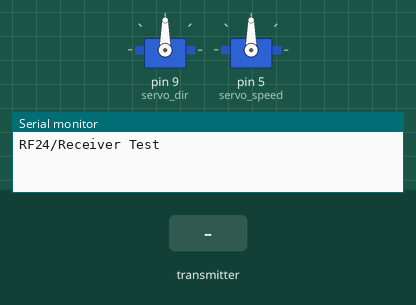
Recording of a sketch running on a simulated Arduino Uno, built with avr-gcc and run on an emulated ATmega328P. Shown: 2 × servo, the last lines printed to the serial monitor. The test bench sets the inputs (shaded band). No radio packets arrive unless stated.

Above: at 3.2 s.
3.3 s: the transmitter starts sending dir = 64
At 4.4 s:
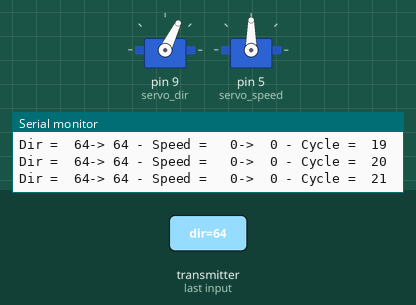
4.8 s: the transmitter starts sending speed = 64
At 5.5 s:
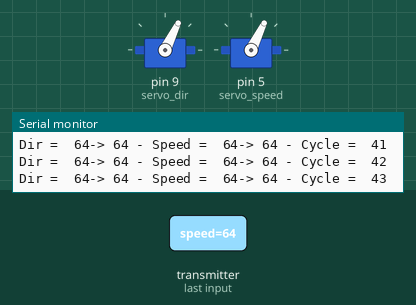
6.3 s: the transmitter starts sending dir = 0
At 6.7 s:
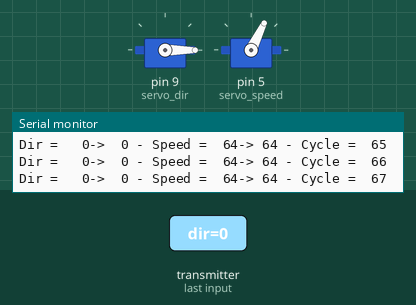
7.8 s: the transmitter starts sending speed = 0
At 9.0 s:
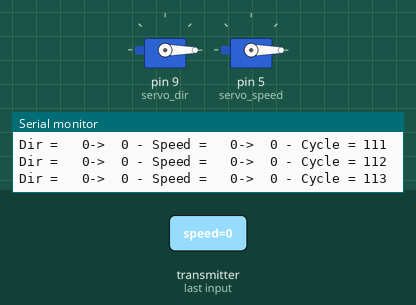
9.3 s: the transmitter starts sending dir = 128
At 10.2 s:
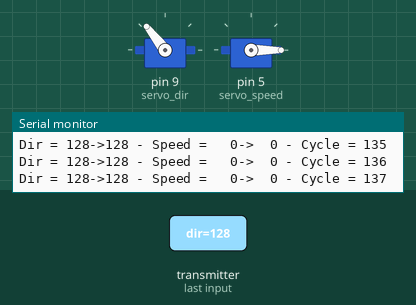
10.8 s: the transmitter starts sending speed = 128
At 11.3 s:
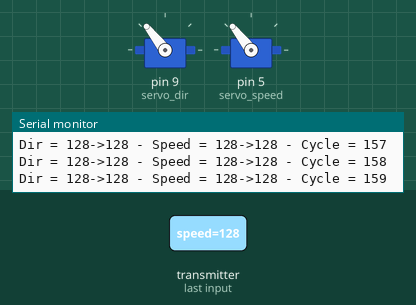
Timing chart, 0 to 13.3 s (numbered marks = the images above; inputs shaded):
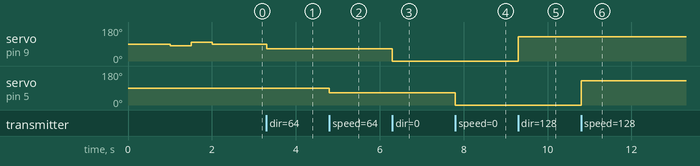

The sketch:

rx.ino
```cpp
/*
 * Drone receiver remote control test.
 * Receives an integer used as PWM in remote receiver.
 */

#include <SPI.h>
#include "RF24.h"
#include <Servo.h>

#define DEBUG true
#define Serial if(DEBUG)Serial

RF24 radio (7, 8);
Servo servo_dir;
Servo servo_speed;

byte addresses[][6] = { "1Node" };

struct radioControl {
  uint8_t dir;
  uint8_t speed;
};
radioControl data, lastData;

int cycle = 0;

void setup()
{
  Serial.begin(115200);
  delay(1000);
  Serial.println(F("RF24/Receiver Test"));

  servo_dir.attach(9);
  servo_speed.attach(5);

  radio.begin();
  radio.setChannel(108);
  radio.setDataRate(RF24_250KBPS);
  radio.setPALevel(RF24_PA_MIN);
  //radio.setCRCLength(RF24_CRC_8);
  //radio.setPayloadSize(sizeof(data));

  radio.openReadingPipe(1, addresses[0]);
  radio.startListening();

  servo_dir.write(90-10);
  delay(500);
  servo_dir.write(90+10);
  delay(500);
  servo_dir.write(90);
}

unsigned long stopped_at = 0;
void loop()
{
  unsigned long started_waiting_at = micros();
  boolean timeout = false;

  while ( !radio.available() ) {
    if (micros() - started_waiting_at > 200000 ){
      timeout = true;
      break;
    }
  }

  if ( !timeout ) {
    radio.read( &data, sizeof(data) );

    char buf[256];
    sprintf(buf, "Dir = %3d->%3d - Speed = %3d->%3d - Cycle = %3d\n", lastData.dir, data.dir, lastData.speed, data.speed, cycle++);
    Serial.print(buf);

    // direction
    if(lastData.dir != data.dir) {
      servo_dir.write(data.dir);
      lastData.dir = data.dir;
      delay(25 * abs(lastData.dir-data.dir));
    }

    // speed
    if(lastData.speed != data.speed) {

      // stop / backward
      if(data.speed <= 90 && lastData.speed > 90) {
        stopped_at = micros() / 1000;
        Serial.print("stopped at "); Serial.println(stopped_at);
      }

      if(data.speed < 86) {
        // backward

        // let 1000ms before going back
        if (((micros() /1000) - stopped_at) > 1000 )
        {
          servo_speed.write(data.speed);
        }
        else
        {
          servo_speed.write(88);
        }
      }
      else
      {
        // forward
        servo_speed.write(data.speed);
      }

      lastData.speed = data.speed;
      delay(10);
    }
  }
}
```

Measured:
- after the input at 3.3 s, servo on pin 9 (servo_dir): 90° → 64° at once
- after the input at 4.8 s, servo on pin 5 (servo_speed): 90° → 64° at once
- after the input at 6.3 s, servo on pin 9 (servo_dir): 64° → 0° at once
- after the input at 7.8 s, servo on pin 5 (servo_speed): 64° → 0° at once
- after the input at 9.3 s, servo on pin 9 (servo_dir): 0° → 128° at once
- after the input at 10.8 s, servo on pin 5 (servo_speed): 0° → 128° at once
